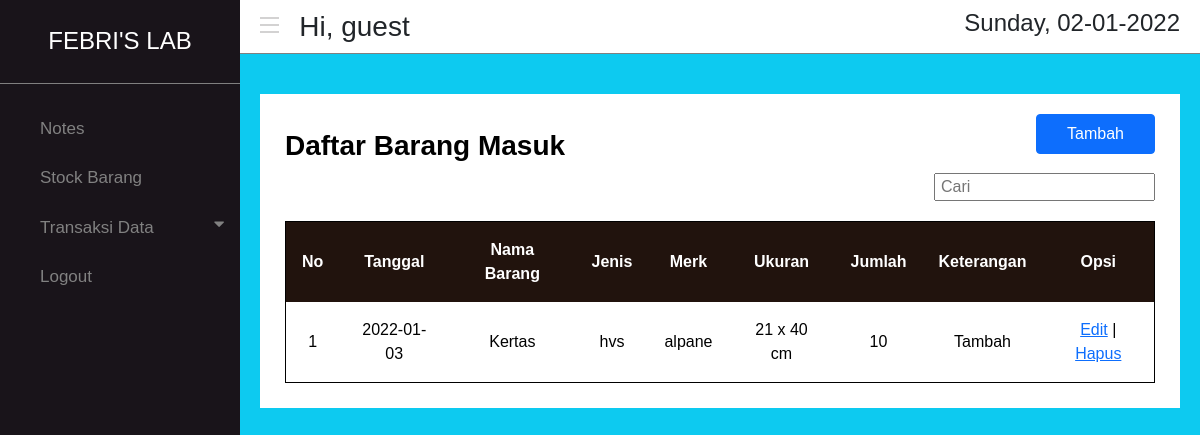
The app's page /barang-masuk.php (signed in) with its own data.
### tables this page shows
CREATE TABLE `stock_barang` (
  `id` int(11) NOT NULL,
  `nama` varchar(200) NOT NULL,
  `jenis` varchar(200) NOT NULL,
  `merk` varchar(200) NOT NULL,
  `ukuran` varchar(225) NOT NULL,
  `stock` int(10) NOT NULL,
  `satuan` varchar(255) NOT NULL,
  `lokasi` varchar(225) NOT NULL
);

CREATE TABLE `barang_masuk` (
  `tanggal` varchar(255) NOT NULL,
  `id_brg` int(11) NOT NULL,
  `jumlah` int(50) NOT NULL,
  `keterangan` varchar(200) NOT NULL
);

### barang-masuk.php (the view, shortened to what this page needs)
<?php include
    'koneksi.php';
?>
<!doctype html>
<html lang="en">
  <head>
    <link href="https://cdn.jsdelivr.net/npm/bootstrap@5.0.2/dist/css/bootstrap.min.css" rel="stylesheet">
    <link rel="stylesheet" href="assets/css/style.css">
    <link rel="stylesheet" href="https://cdnjs.cloudflare.com/ajax/libs/font-awesome/4.7.0/css/font-awesome.min.css">
  </head>
  <body>
        <nav>
            <div class="menu-btn">
                <hr>
                <hr>
                <hr>
            </div>
            <h3>Hi, <?php echo $_SESSION['username'] ?></h3>
            <h4><?php echo date('l, d-m-Y'); ?></h4>
        </nav>
        <div class="menu">
            <h4>FEBRI'S LAB</h4>
            <a href="halaman_admin.php">Notes</a>
            <a href="stock-barang.php">Stock Barang</a>
            <button class="dropdown-btn">Transaksi Data<i class="fa fa-caret-down"></i></button>
            <a href="logout.php">Logout</a>
        </div>
        <div class="content btn-info">
            <div class="box-content">
                <h3>Daftar Barang Masuk</h3>
                <button id="btn-modal" type="button" class="btn btn-primary" data-bs-toggle="modal" data-bs-target="#exampleModal">
                    Tambah
                </button>
                <input type="text" id="cari" placeholder="Cari">
                <table>
                    <thead>
                        <tr>
                            <th>No</th>
                            <th>Tanggal</th>
                            <th>Nama Barang</th>
                            <th>Jenis</th>
                            <th>Merk</th>
                            <th>Ukuran</th>
                            <th>Jumlah</th>
                            <th>Keterangan</th>
                            <th>Opsi</th>
                        </tr>
                    </thead>
                    <tbody>
                        <?php
                            $no = 1;
                            $sql = "SELECT stock_barang.id, stock_barang.nama, stock_barang.jenis, stock_barang.merk, stock_barang.ukuran, barang_masuk.jumlah, barang_masuk.keterangan, barang_masuk.tanggal FROM stock_barang INNER JOIN barang_masuk ON stock_barang.id = barang_masuk.id_brg";
                            $query = mysqli_query($db, $sql);
                            while($barang_masuk = mysqli_fetch_array($query)){
                                echo "<tr>";
                                echo "<td>".$no++."</td>";
                                echo "<td>".$barang_masuk['tanggal']."</td>";
                                echo "<td>".$barang_masuk['nama']."</td>";
                                echo "<td>".$barang_masuk['jenis']."</td>";
                                echo "<td>".$barang_masuk['merk']."</td>";
                                echo "<td>".$barang_masuk['ukuran']."</td>";
                                echo "<td>".$barang_masuk['jumlah']."</td>";
                                echo "<td>".$barang_masuk['keterangan']."</td>";
                                echo "<td>";
                                echo "<a class='edit' href='form-edit.php?id=".$barang_masuk['id']."'>Edit</a> | ";
                                echo "<a class='hapus' href='hapus-barangmasuk.php?id=".$barang_masuk['id']."'>Hapus</a>";
                                echo "</td>";
                                echo "</tr>";
                            }
                        ?>
                    </tbody>
                </table>
            </div>
        </div>
  </body>
</html>

### assets/css/style.css (style rules this page uses)
* { font-family: 'arial'; }
nav { display: flex; float: right; width: 80%; height: auto; padding: 9px 0; border-bottom: 1px solid grey; }
nav h3 { margin: 0; display: flex; flex-direction: column; justify-content: center; }
nav h4 { position: absolute; right: 20px; display: flex; flex-direction: column; justify-content: center; margin: 0; }
nav .menu-btn { width: 2%; height: 35px; display: block; margin: 0 20px 0 20px; padding: 3px 0; cursor: pointer; }
nav .menu-btn hr { height: 2px; width: 100%; margin: 5px 0; background-color: rgb(80, 78, 78); }
.menu { float: left; width: 20%; height: 100vh; position: fixed; z-index: 1; top: 0; left: 0; background-color: #111; overflow-x: hidden; color: white; background-color: #19141a; }
.menu h4 { padding: 27px 0; text-align: center; margin: 0 0 20px 0; border-bottom: 1px solid grey; }
.menu a, .dropdown-btn { padding: 12px 8px 12px 40px; text-decoration: none; font-size: 17px; color: #818181; display: block; border: none; background: none; width: 100%; text-align: left; cursor: pointer; outline: none; }
.fa-caret-down { float: right; padding-right: 8px; }
.content { height: 100vh; float: right; width: 80%; padding: 40px 20px; }
.content .box-content { position: relative; width: 100%; height: auto !important; padding: 25px 25px; background-color: white; }
.content .box-content h3 { font-weight: bold; margin: 10px 0 0 0; }
.content .box-content table { border: 1px solid black; border-collapse: collapse; border-spacing: 0; width: 100%; }
.content .box-content table th { color: white; background-color: #21130d; }
.content .box-content table th,td { text-align: center; padding: 16px; }
.content .box-content button#btn-modal { position: absolute; top: 20px; right: 25px; }
.content .box-content input#cari { float: right; padding: 0 5px; margin: 10px 0 20px 0; }
.content .box-content #btn-modal { position: absolute; right: 0; padding: 7px 30px; }

### records on screen
stock_barang: barang_masuk.tanggal "2022-01-03", nama "Kertas", jenis "hvs", merk "alpane", ukuran "21 x 40 cm", barang_masuk.jumlah "10", barang_masuk.keterangan "Tambah"

### other values on screen
$_SESSION['username'] "guest"
